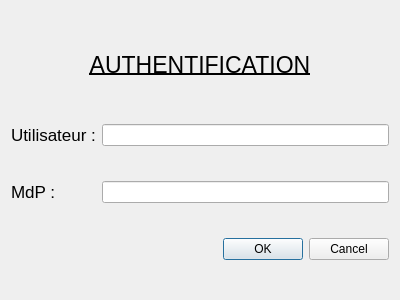
<?xml version="1.0" encoding="UTF-8"?>
<ui version="4.0">
 <class>connexion</class>
 <widget class="QDialog" name="connexion">
  <property name="geometry">
   <rect>
    <x>0</x>
    <y>0</y>
    <width>400</width>
    <height>300</height>
   </rect>
  </property>
  <property name="windowTitle">
   <string>Dialog</string>
  </property>
  <layout class="QHBoxLayout" name="horizontalLayout">
   <item>
    <layout class="QGridLayout" name="gridLayout">
     <item row="0" column="0" colspan="2">
      <widget class="QLabel" name="label_4">
       <property name="maximumSize">
        <size>
         <width>16777215</width>
         <height>49</height>
        </size>
       </property>
       <property name="font">
        <font>
         <pointsize>17</pointsize>
         <weight>50</weight>
         <italic>false</italic>
         <bold>false</bold>
         <underline>true</underline>
        </font>
       </property>
       <property name="text">
        <string>AUTHENTIFICATION</string>
       </property>
       <property name="textFormat">
        <enum>Qt::AutoText</enum>
       </property>
       <property name="alignment">
        <set>Qt::AlignCenter</set>
       </property>
      </widget>
     </item>
     <item row="1" column="1">
      <widget class="QLineEdit" name="SelectUtilisateur"/>
     </item>
     <item row="2" column="1">
      <widget class="QLineEdit" name="SelectMdP"/>
     </item>
     <item row="2" column="0">
      <widget class="QLabel" name="label_3">
       <property name="font">
        <font>
         <pointsize>13</pointsize>
        </font>
       </property>
       <property name="text">
        <string>MdP :</string>
       </property>
      </widget>
     </item>
     <item row="1" column="0">
      <widget class="QLabel" name="label_2">
       <property name="font">
        <font>
         <pointsize>13</pointsize>
        </font>
       </property>
       <property name="text">
        <string>Utilisateur :</string>
       </property>
      </widget>
     </item>
     <item row="3" column="0" colspan="2">
      <widget class="QDialogButtonBox" name="Entrer">
       <property name="orientation">
        <enum>Qt::Horizontal</enum>
       </property>
       <property name="standardButtons">
        <set>QDialogButtonBox::Cancel|QDialogButtonBox::Ok</set>
       </property>
      </widget>
     </item>
    </layout>
   </item>
  </layout>
 </widget>
 <resources/>
 <connections>
  <connection>
   <sender>Entrer</sender>
   <signal>accepted()</signal>
   <receiver>connexion</receiver>
   <slot>accept()</slot>
   <hints>
    <hint type="sourcelabel">
     <x>248</x>
     <y>254</y>
    </hint>
    <hint type="destinationlabel">
     <x>157</x>
     <y>274</y>
    </hint>
   </hints>
  </connection>
  <connection>
   <sender>Entrer</sender>
   <signal>rejected()</signal>
   <receiver>connexion</receiver>
   <slot>reject()</slot>
   <hints>
    <hint type="sourcelabel">
     <x>316</x>
     <y>260</y>
    </hint>
    <hint type="destinationlabel">
     <x>286</x>
     <y>274</y>
    </hint>
   </hints>
  </connection>
 </connections>
</ui>
